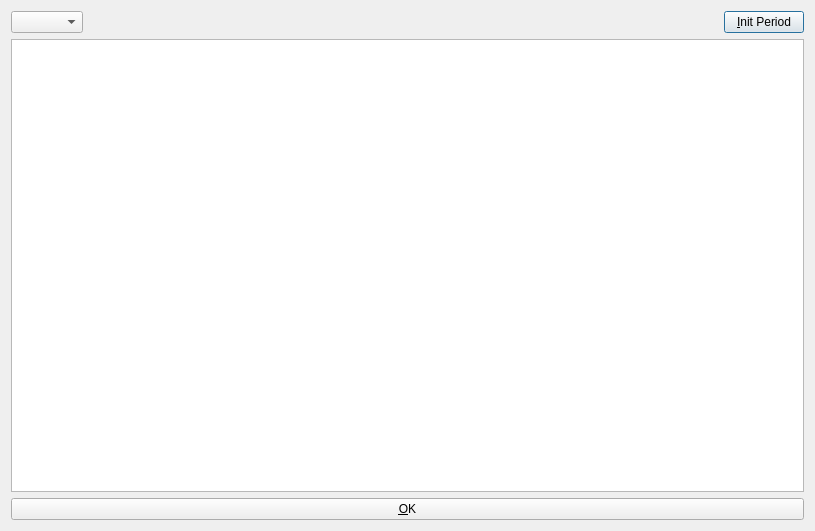
<?xml version="1.0" encoding="UTF-8"?>
<ui version="4.0">
 <class>LagerstandDialog</class>
 <widget class="QDialog" name="LagerstandDialog">
  <property name="geometry">
   <rect>
    <x>0</x>
    <y>0</y>
    <width>815</width>
    <height>531</height>
   </rect>
  </property>
  <property name="windowTitle">
   <string>Lagerstand</string>
  </property>
  <layout class="QVBoxLayout" name="verticalLayout">
   <item>
    <layout class="QHBoxLayout" name="horizontalLayout">
     <item>
      <widget class="QComboBox" name="comboBox_period"/>
     </item>
     <item>
      <spacer name="horizontalSpacer">
       <property name="orientation">
        <enum>Qt::Horizontal</enum>
       </property>
       <property name="sizeHint" stdset="0">
        <size>
         <width>40</width>
         <height>20</height>
        </size>
       </property>
      </spacer>
     </item>
     <item>
      <widget class="QPushButton" name="pushButton_initPeriod">
       <property name="text">
        <string>&amp;Init Period</string>
       </property>
      </widget>
     </item>
    </layout>
   </item>
   <item>
    <widget class="QTableView" name="tableView_lagerstand">
     <property name="sortingEnabled">
      <bool>true</bool>
     </property>
    </widget>
   </item>
   <item>
    <widget class="QPushButton" name="pushButton_OK">
     <property name="text">
      <string>&amp;OK</string>
     </property>
    </widget>
   </item>
  </layout>
 </widget>
 <resources/>
 <connections/>
</ui>
